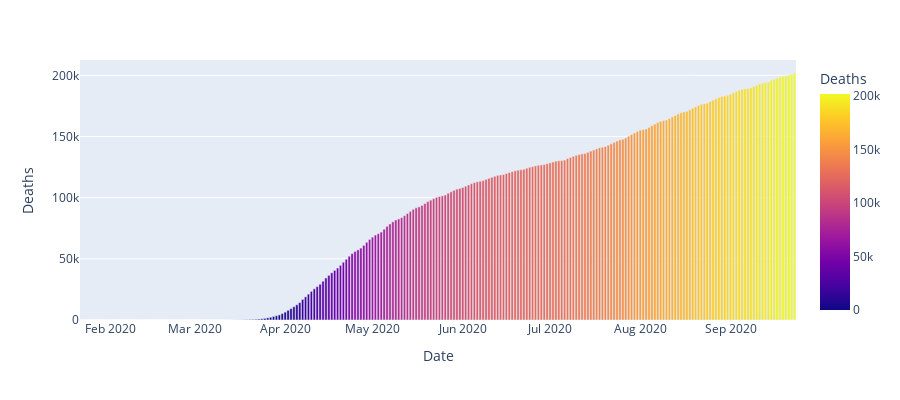

Source (notebook cell):
### Markdown cell above
## Date vs Death

### Code cell
px.bar(df_US, x="Date", y="Deaths", color="Deaths", height=400)

### Figure 1 — Plotly figure (JSON) as saved in the notebook; plotly's stock layout.template omitted (floating-point values rounded to 4 significant figures; data arrays with more than 128 entries replaced by an {"elided": "..."} marker saying what was removed)
{"data": [{"alignmentgroup": "True", "hovertemplate": "Date=%{x}<br>Deaths=%{marker.color}<extra></extra>", "legendgroup": "", "marker": {"color": {"elided": "246 int values"}, "coloraxis": "coloraxis"}, "name": "", "offsetgroup": "", "orientation": "v", "showlegend": false, "textposition": "auto", "type": "bar", "x": {"elided": "246 str values"}, "xaxis": "x", "y": {"elided": "246 int values"}, "yaxis": "y"}], "layout": {"barmode": "relative", "coloraxis": {"colorbar": {"title": {"text": "Deaths"}}, "colorscale": [[0, "#0d0887"], [0.1111, "#46039f"], [0.2222, "#7201a8"], [0.3333, "#9c179e"], [0.4444, "#bd3786"], [0.5556, "#d8576b"], [0.6667, "#ed7953"], [0.7778, "#fb9f3a"], [0.8889, "#fdca26"], [1, "#f0f921"]]}, "height": 400, "legend": {"tracegroupgap": 0}, "margin": {"t": 60}, "xaxis": {"anchor": "y", "domain": [0, 1], "title": {"text": "Date"}}, "yaxis": {"anchor": "x", "domain": [0, 1], "title": {"text": "Deaths"}}}}
